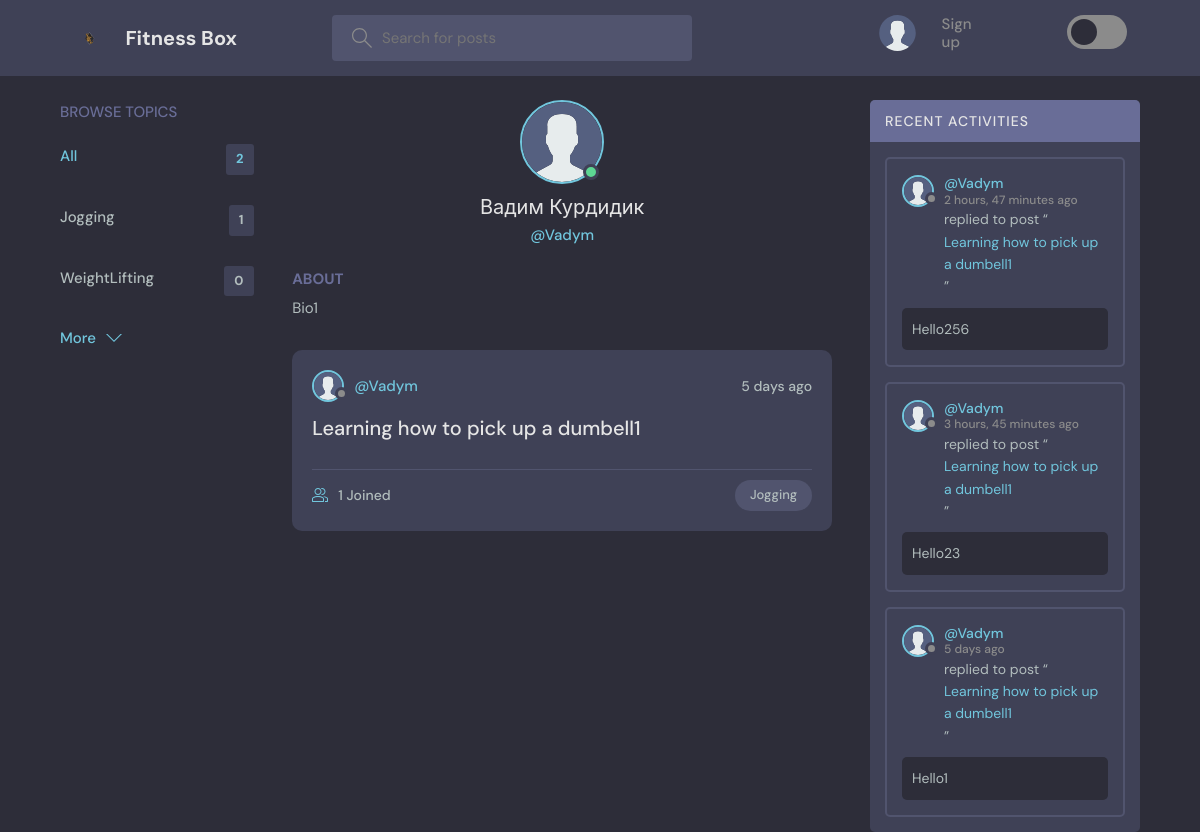
Page /profile/1/ on the committed database.
### base/models.py (models this page shows, shortened)
class Topic(models.Model):
    name = models.CharField(max_length = 200 )

class User(AbstractUser):
    name = models.CharField(max_length=200, null=True)
    email = models.EmailField(unique=True, null=True)
    bio = models.TextField(null=True)
    avatar = models.ImageField(null=True, default="avatar.svg")
    USERNAME_FIELD = 'email'
    REQUIRED_FIELDS = []

class Room(models.Model):
    host = models.ForeignKey(User, on_delete = models.SET_NULL, null = True)
    topic = models.ForeignKey(Topic, on_delete = models.SET_NULL, null = True)
    name = models.CharField(max_length = 200)
    description = models.TextField(null = True, blank = True)
    participants = models.ManyToManyField(User, related_name="participants",blank = True)
    updated = models.DateTimeField(auto_now = True)
    created = models.DateTimeField(auto_now_add = True)
    class Meta:
        ordering = ['-updated', 'created']
    def __str__(self):
        return str(self.name)

class Message(models.Model):
    user = models.ForeignKey(User, on_delete = models.CASCADE)
    room = models.ForeignKey(Room, on_delete = models.CASCADE)
    body = models.TextField()
    updated = models.DateTimeField(auto_now = True)
    created = models.DateTimeField(auto_now_add = True)
    class Meta:
        ordering = ['-updated', 'created']

### base/views.py (the view)
# urls.py: path('profile/<str:pk>/', views.userProfile, name="user-profile"),
def userProfile(request, pk):
    user = User.objects.get(id = pk)
    rooms = user.room_set.all()
    room_messages = user.message_set.all()
    topics = Topic.objects.all()
    context = {'user':user, 'rooms':rooms,'room_messages':room_messages,'topics':topics}
    return render(request, 'base/profile.html',context)

### base/templates/base/profile.html (shortened to what this page needs)
{% extends 'main.html' %}
{% block content %}
<main class="profile-page layout layout--3">
  <div class="container">
    {% include 'base/topics_component.html' %}
    <div class="roomList">
      <div class="profile">
        <div class="profile__avatar">
          <div class="avatar avatar--large active">
            <img src="{{user.avatar.url}}" />
          </div>
        </div>
        <div class="profile__info">
          <h3>{{user.name}}</h3>
          <p>@{{user.username}}</p>
        </div>
        <div class="profile__about">
          <h3>About</h3>
          <p>
            {{user.bio}}
          </p>
        </div>
      </div>
      {% include 'base/feed_component.html' %}
    </div>
    {% include 'base/activity_component.html' %}
  </div>
</main>
{% endblock content %}

### templates/main.html (shortened to what this page needs)
<!DOCTYPE html>
{% load static %}
<html lang="en">
<head>
    <link rel="stylesheet" href="{% static 'styles/style.css' %}" />
</head>
<body>
    {% include 'navbar.html' %}
    {% block content %}
    {% endblock %}
</body>
</html>

### templates/navbar.html (shortened to what this page needs)
{% load static %}
<header class="header header--loggedIn">
    <div class="container">
        <a href="{% url 'home' %}" class="header__logo">
            <img src="{% static 'images/logo.svg' %}" />
            <h1>Fitness Box</h1>
        </a>
        <form class="header__search" method="GET" action="{% url 'home' %}">
            <label>
                <input name="q" placeholder="Search for posts" />
            </label>
        </form>
        <nav class="header__menu">
            {% if request.user.is_authenticated %}
            <div class="header__user">
                <a href="{% url 'user-profile' request.user.id%}">
                    <div class="avatar avatar--medium active">
                        <img src="{{request.user.avatar.url}}" />
                    </div>
                    <p>{{request.user.username}} <span>@{{request.user.username}}</span></p>
                </a>
                <button class="dropdown-button">
                    <svg version="1.1" xmlns="http://www.w3.org/2000/svg" width="32" height="32" viewBox="0 0 32 32">
                        <title>chevron-down</title>
                        <path d="M16 21l-13-13h-3l16 16 16-16h-3l-13 13z"></path>
                    </svg>
                </button>
            </div>
            {% else %}
            <a href="{% url 'register' %}">
                <img src="{% static 'images/avatar.svg' %}" />
                <p>Sign up</p>
            </a>
            {% endif %}
        </nav>
        <div>
            <label class="theme-switch" for="theme-toggle">
                <span class="slider"></span>
              </label>
        </div>
    </div>
</header>

### base/templates/base/topics_component.html
<div class="topics">
  <div class="topics__header">
      <h2>Browse Topics</h2>
  </div>
  <ul class="topics__list">
      <li>
          <a href="{% url 'home' %}" class="active">All <span>{{topics.count}}</span></a>
      </li>
      {% for topic in topics %}
      <li>
          <a href="{% url 'home' %}?q={{topic.name}}">{{topic.name}}<span>{{topic.room_set.all.count}}</span></a>
      </li>
      {% endfor %}
  </ul>
  <a class="btn btn--link" href="{% url 'topics' %}">
      More
      <svg version="1.1" xmlns="http://www.w3.org/2000/svg" width="32" height="32" viewBox="0 0 32 32">
          <title>chevron-down</title>
          <path d="M16 21l-13-13h-3l16 16 16-16h-3l-13 13z"></path>
      </svg>
  </a>
</div>

### base/templates/base/feed_component.html (shortened to what this page needs)
{% for room in rooms %}
<div class="roomListRoom">
    <div class="roomListRoom__header">
        <a href="{% url 'user-profile' room.host.id %}" class="roomListRoom__author">
            <div class="avatar avatar--small">
                <img src="{{room.host.avatar.url}}" />
            </div>
            <span>@{{room.host.username}}</span>
        </a>
        <div class="roomListRoom__actions">
            <span>{{room.created|timesince}} ago</span>
        </div>
    </div>
    <div class="roomListRoom__content">
        <a href="{% url 'room' room.id %}">{{room.name}}</a>
    </div>
    <div class="roomListRoom__meta">
        <a href="{% url 'room' room.id %}" class="roomListRoom__joined">
            {{room.participants.all.count}} Joined
        </a>
        <p class="roomListRoom__topic">{{room.topic.name}}</p>
    </div>
</div>
{% endfor %}

### base/templates/base/activity_component.html (shortened to what this page needs)
<div class="activities">
    <div class="activities__header">
        <h2>Recent Activities</h2>
    </div>
    {% for message in room_messages %}
    <div class="activities__box">
        <div class="activities__boxHeader roomListRoom__header">
            <a href="{% url 'user-profile' message.user.id %}" class="roomListRoom__author">
                <div class="avatar avatar--small">
                    <img src="{{message.user.avatar.url}}" />
                </div>
                <p>
                    @{{message.user.username}}
                    <span>{{message.created|timesince}} ago</span>
                </p>
            </a>
        </div>
        <div class="activities__boxContent">
            <p>replied to post “<a href="{% url 'room' message.room.id %}">{{message.room}}</a>”</p>
            <div class="activities__boxRoomContent">{{message.body}}</div>
        </div>
    </div>
    {% endfor %}
</div>

### rows in the picture
Topic: name "Jogging", room_set.all.count "1"
Topic: name "WeightLifting", room_set.all.count "0"
User: avatar (placeholder picture), name "Вадим Курдидик", username "Vadym", bio "Bio1"
Room: host.avatar (placeholder picture), host.username "Vadym", created "5 days", name "Learning how to pick up a dumbell1", participants.all.count "1", topic.name "Jogging"
Message: user.avatar (placeholder picture), user.username "Vadym", created "2 hours, 47 minutes", room "Learning how to pick up a dumbell1", body "Hello256"
Message: user.avatar (placeholder picture), user.username "Vadym", created "3 hours, 45 minutes", room "Learning how to pick up a dumbell1", body "Hello23"
Message: user.avatar (placeholder picture), user.username "Vadym", created "5 days", room "Learning how to pick up a dumbell1", body "Hello1"

### other values in the picture
{{ topics.count }} "2"
